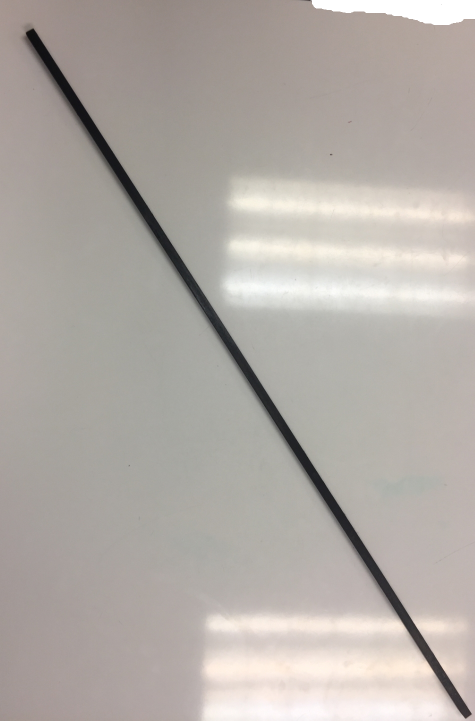
#> input picture lineboard.jpg, 949 x 1441 px (shown at 1/2 size)
$ python other.py   (Python 2 division)
#> lines starting #> are read from the running program, lines starting #| are printed output that depends on the picture; after the words box and inside, x2 and y2 are one past the last pixel; in counts of white or black regions, pixels touching at a corner belong together; long printed decimals are rounded
import cv2 as cv
import numpy as np
from numpy import array
scale = 1
raw = cv.imread('lineboard.jpg')
#> raw is the input picture: shape (1441, 949, 3); mean B, G, R 166.4, 171.8, 178
print '<'
raw = cv.resize(raw, (0,0), fx=1.0/scale, fy=1.0/scale)
#cv.imwrite('green.jpg', array([[x[1] for x in raw] for y in raw]))
img = cv.cvtColor(raw, cv.COLOR_BGR2GRAY)
img = 255 - img
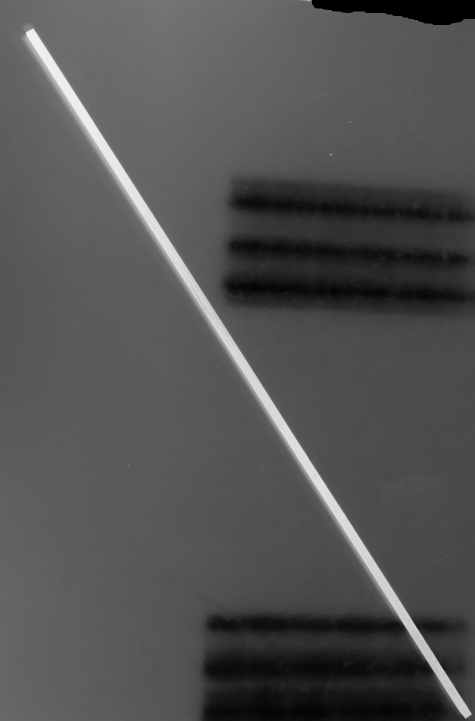
#> img: shape (1441, 949) (shown at 1/2 size); min 0, max 242, mean 82
img = (img // 190) * 255
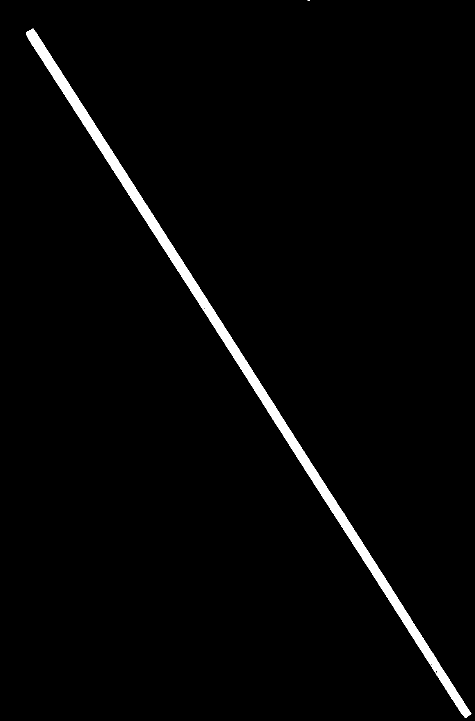
#> img: shape (1441, 949) (shown at 1/2 size); 2.2% white; 2 white regions (1 under 20 px), largest, box (x1, y1, x2, y2) and area: (52, 57, 943, 1436) 29431
#cv.imwrite('pic.jpg', img)

xs = []
ys = []
for y in range(len(img)):
    for x in range(len(img[0])):
        if img[y][x] > 0:
            xs.append(x)
            ys.append(y)
#> after the loop, xs = 29436 items; ys = 29436 items


#m, b = fit(xs, ys)
m, b = np.polyfit(xs, ys, 1, full=True)[0]
#> m = 1.56; b = -29.68
print m
#| 1.561
for x in range(len(raw[0])):
    raw[min(len(raw)-1, int(m*x + b))][x] = array([0,255,0])
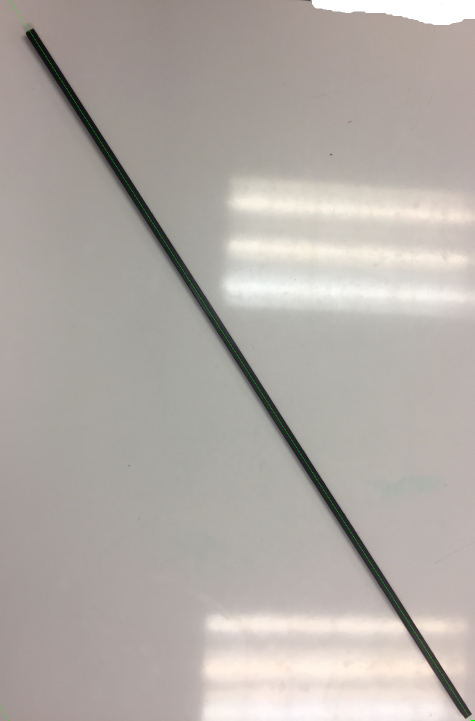
#> raw: shape (1441, 949, 3) (shown at 1/2 size); 0.07% of pixels changed, all inside (x1, y1, x2, y2) = (0, 0, 949, 1441)

print '>'
cv.imwrite('fit.jpg', cv.resize(raw, (0,0), fx=scale, fy=scale))
cv.imwrite('fit2.jpg', raw)
